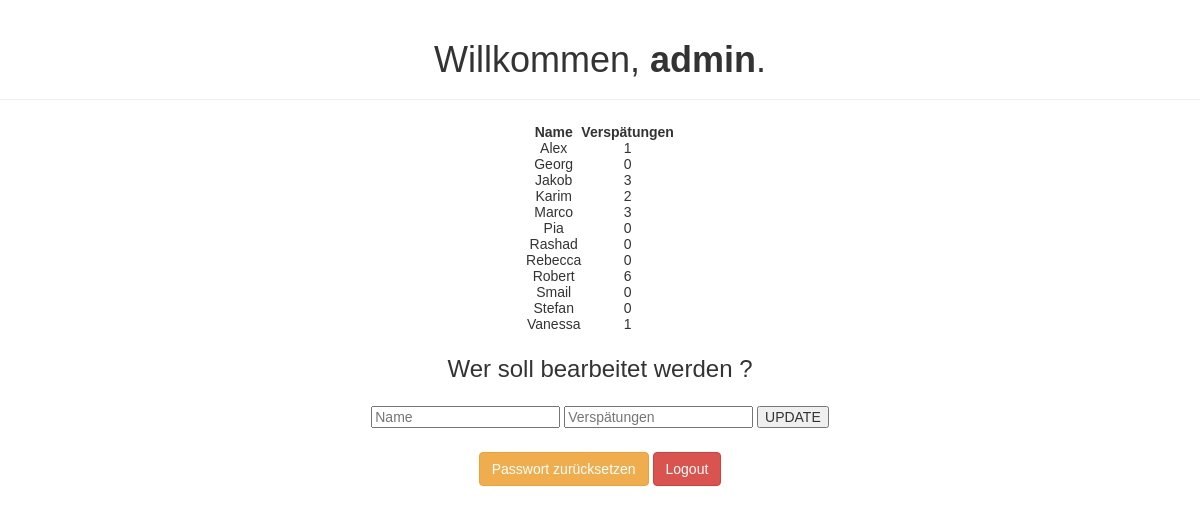
The app's page /welcome.php (signed in) with its own data.
### tables this page shows
CREATE TABLE `members` (
  `name` varchar(50) NOT NULL,
  `late` int(10) DEFAULT NULL
);

### welcome.php (the view, shortened to what this page needs)
<!DOCTYPE html>
<html lang="de">
<head>
    <link rel="stylesheet" href="https://maxcdn.bootstrapcdn.com/bootstrap/3.3.7/css/bootstrap.css">
</head>
<body>
    <div class="page-header">
        <h1>Willkommen, <b><?php echo htmlspecialchars($_SESSION["username"]); ?></b>.</h1>
    </div>
    <div class="center">
    <p>
    <?php
        require_once "config.php";
        $sql = "SELECT name, late FROM members";
        $result = $link->query($sql);
        if ($result->num_rows > 0) {
            echo "<table><tr><th>Name</th><th>Verspätungen</th></tr>";
            while($row = $result->fetch_assoc()) {
              echo "<tr><td>" . $row["name"]. "</td><td>" . $row["late"]."</td></tr>";
            }
            echo "</table>";
        } else {
            echo "0 results";
        }
        ?>
    </div>
    <h3>Wer soll bearbeitet werden ?</h3>
    <div class="center">
        <form action="welcome.php" method="POST">
            <input type="text" name="name" placeholder="Name">
            <input type="number" name="number" placeholder="Verspätungen">
            <input type="submit" name="update" value="UPDATE">
        </form>
    </div>
        <a href="reset-password.php" class="btn btn-warning">Passwort zurücksetzen</a>
        <a href="logout.php" class="btn btn-danger">Logout</a>
</body>
</html>

### welcome.php (style rules this page uses)
body { font: 14px sans-serif; text-align: center; }
.center { display: flex; justify-content: center; margin: 2% 0; }
th, tr { text-align: center; }

### records on screen
members: name "Alex", late "1"
members: name "Georg", late "0"
members: name "Jakob", late "3"
members: name "Karim", late "2"
members: name "Marco", late "3"
members: name "Pia", late "0"
members: name "Rashad", late "0"
members: name "Rebecca", late "0"
members: name "Robert", late "6"
members: name "Smail", late "0"
members: name "Stefan", late "0"
members: name "Vanessa", late "1"

### other values on screen
$_SESSION["username"] "admin"
